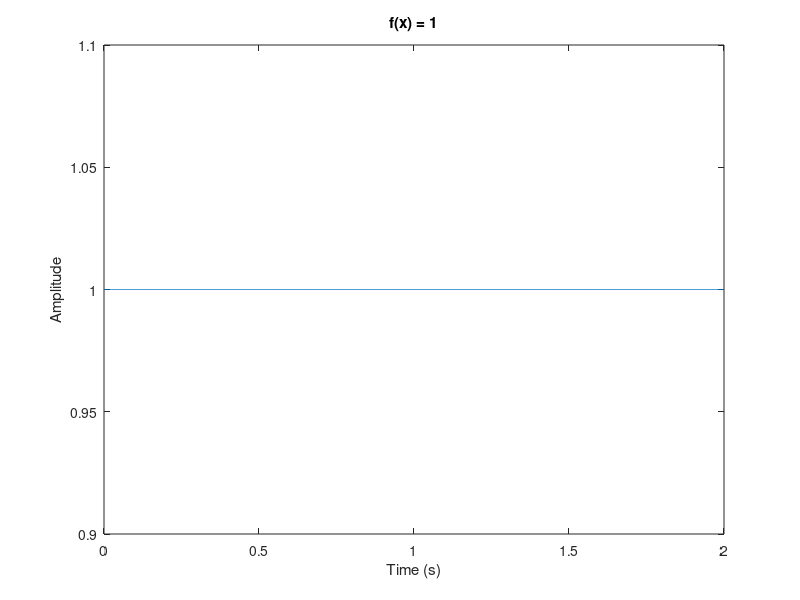

Recreate this plot in MATLAB.
% Define the time range
t = 0:1/1000:2-1/1000;

% Define the function
f = ones(size(t));

% Plot the function
plot(t,f);
xlabel('Time (s)');
ylabel('Amplitude');
title('f(x) = 1');